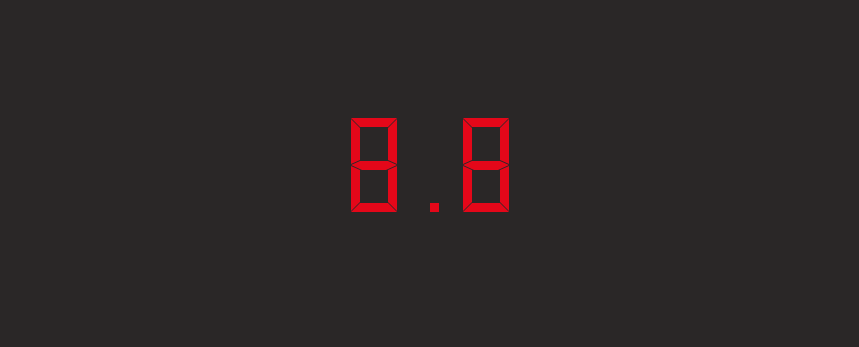
<?xml version="1.0" encoding="UTF-8"?>
<ui version="4.0">
 <class>Form</class>
 <widget class="QWidget" name="Form">
  <property name="geometry">
   <rect>
    <x>0</x>
    <y>0</y>
    <width>859</width>
    <height>347</height>
   </rect>
  </property>
  <property name="windowTitle">
   <string>Form</string>
  </property>
  <property name="styleSheet">
   <string notr="true">background-color: rgb(42, 39, 39);</string>
  </property>
  <widget class="QLCDNumber" name="lcdNumber">
   <property name="geometry">
    <rect>
     <x>340</x>
     <y>100</y>
     <width>181</width>
     <height>131</height>
    </rect>
   </property>
   <property name="font">
    <font>
     <kerning>true</kerning>
    </font>
   </property>
   <property name="styleSheet">
    <string notr="true">color:rgb(228, 7, 25);</string>
   </property>
   <property name="frameShape">
    <enum>QFrame::NoFrame</enum>
   </property>
   <property name="frameShadow">
    <enum>QFrame::Raised</enum>
   </property>
   <property name="smallDecimalPoint">
    <bool>false</bool>
   </property>
   <property name="digitCount">
    <number>3</number>
   </property>
   <property name="segmentStyle">
    <enum>QLCDNumber::Flat</enum>
   </property>
   <property name="value" stdset="0">
    <double>8.800000000000001</double>
   </property>
  </widget>
  <widget class="QLabel" name="redLeft2">
   <property name="geometry">
    <rect>
     <x>290</x>
     <y>90</y>
     <width>31</width>
     <height>151</height>
    </rect>
   </property>
   <property name="font">
    <font>
     <kerning>false</kerning>
    </font>
   </property>
   <property name="text">
    <string/>
   </property>
   <property name="pixmap">
    <pixmap>redLeft.png</pixmap>
   </property>
  </widget>
  <widget class="QLabel" name="redRight2">
   <property name="geometry">
    <rect>
     <x>540</x>
     <y>100</y>
     <width>31</width>
     <height>141</height>
    </rect>
   </property>
   <property name="font">
    <font>
     <kerning>false</kerning>
    </font>
   </property>
   <property name="text">
    <string/>
   </property>
   <property name="pixmap">
    <pixmap>redRight.png</pixmap>
   </property>
  </widget>
  <widget class="QLabel" name="redRight1">
   <property name="geometry">
    <rect>
     <x>578</x>
     <y>100</y>
     <width>31</width>
     <height>141</height>
    </rect>
   </property>
   <property name="font">
    <font>
     <kerning>false</kerning>
    </font>
   </property>
   <property name="text">
    <string/>
   </property>
   <property name="pixmap">
    <pixmap>redRight1.png</pixmap>
   </property>
  </widget>
  <widget class="QLabel" name="redLeft1">
   <property name="geometry">
    <rect>
     <x>252</x>
     <y>90</y>
     <width>31</width>
     <height>151</height>
    </rect>
   </property>
   <property name="font">
    <font>
     <kerning>false</kerning>
    </font>
   </property>
   <property name="text">
    <string/>
   </property>
   <property name="pixmap">
    <pixmap>redLeft1.png</pixmap>
   </property>
  </widget>
  <widget class="QLabel" name="yellowRight2">
   <property name="geometry">
    <rect>
     <x>615</x>
     <y>100</y>
     <width>31</width>
     <height>141</height>
    </rect>
   </property>
   <property name="font">
    <font>
     <kerning>false</kerning>
    </font>
   </property>
   <property name="text">
    <string/>
   </property>
   <property name="pixmap">
    <pixmap>yellowRight2.png</pixmap>
   </property>
  </widget>
  <widget class="QLabel" name="yellowLeft2">
   <property name="geometry">
    <rect>
     <x>214</x>
     <y>100</y>
     <width>31</width>
     <height>141</height>
    </rect>
   </property>
   <property name="font">
    <font>
     <kerning>false</kerning>
    </font>
   </property>
   <property name="text">
    <string/>
   </property>
   <property name="pixmap">
    <pixmap>yellowLeft2.png</pixmap>
   </property>
  </widget>
  <widget class="QLabel" name="yellowRight1">
   <property name="geometry">
    <rect>
     <x>652</x>
     <y>100</y>
     <width>31</width>
     <height>141</height>
    </rect>
   </property>
   <property name="font">
    <font>
     <kerning>false</kerning>
    </font>
   </property>
   <property name="text">
    <string/>
   </property>
   <property name="pixmap">
    <pixmap>yellowRight1.png</pixmap>
   </property>
  </widget>
  <widget class="QLabel" name="yellowLeft1">
   <property name="geometry">
    <rect>
     <x>184</x>
     <y>100</y>
     <width>31</width>
     <height>141</height>
    </rect>
   </property>
   <property name="font">
    <font>
     <kerning>false</kerning>
    </font>
   </property>
   <property name="text">
    <string/>
   </property>
   <property name="pixmap">
    <pixmap>yellowLeft1.png</pixmap>
   </property>
  </widget>
  <widget class="QLabel" name="greenRight2">
   <property name="geometry">
    <rect>
     <x>681</x>
     <y>100</y>
     <width>21</width>
     <height>141</height>
    </rect>
   </property>
   <property name="font">
    <font>
     <kerning>false</kerning>
    </font>
   </property>
   <property name="text">
    <string/>
   </property>
   <property name="pixmap">
    <pixmap>greenRight2.png</pixmap>
   </property>
  </widget>
  <widget class="QLabel" name="greenRight1">
   <property name="geometry">
    <rect>
     <x>703</x>
     <y>100</y>
     <width>16</width>
     <height>141</height>
    </rect>
   </property>
   <property name="font">
    <font>
     <kerning>false</kerning>
    </font>
   </property>
   <property name="text">
    <string/>
   </property>
   <property name="pixmap">
    <pixmap>greenRight1.png</pixmap>
   </property>
  </widget>
  <widget class="QLabel" name="greenLeft2">
   <property name="geometry">
    <rect>
     <x>162</x>
     <y>100</y>
     <width>16</width>
     <height>141</height>
    </rect>
   </property>
   <property name="font">
    <font>
     <kerning>false</kerning>
    </font>
   </property>
   <property name="text">
    <string/>
   </property>
   <property name="pixmap">
    <pixmap>greenLeft2.png</pixmap>
   </property>
  </widget>
  <widget class="QLabel" name="greenLeft1">
   <property name="geometry">
    <rect>
     <x>145</x>
     <y>100</y>
     <width>16</width>
     <height>141</height>
    </rect>
   </property>
   <property name="font">
    <font>
     <kerning>false</kerning>
    </font>
   </property>
   <property name="text">
    <string/>
   </property>
   <property name="pixmap">
    <pixmap>greenLeft1.png</pixmap>
   </property>
  </widget>
  <widget class="QLabel" name="greenRight0">
   <property name="geometry">
    <rect>
     <x>719</x>
     <y>100</y>
     <width>31</width>
     <height>141</height>
    </rect>
   </property>
   <property name="font">
    <font>
     <kerning>false</kerning>
    </font>
   </property>
   <property name="text">
    <string/>
   </property>
   <property name="pixmap">
    <pixmap>greenRight0.png</pixmap>
   </property>
  </widget>
  <widget class="QLabel" name="greenLeft0">
   <property name="geometry">
    <rect>
     <x>131</x>
     <y>101</y>
     <width>16</width>
     <height>141</height>
    </rect>
   </property>
   <property name="font">
    <font>
     <kerning>false</kerning>
    </font>
   </property>
   <property name="text">
    <string/>
   </property>
   <property name="pixmap">
    <pixmap>greenLeft0.png</pixmap>
   </property>
  </widget>
  <zorder>lcdNumber</zorder>
  <zorder>redLeft2</zorder>
  <zorder>redRight2</zorder>
  <zorder>redRight1</zorder>
  <zorder>redLeft1</zorder>
  <zorder>yellowRight2</zorder>
  <zorder>yellowLeft2</zorder>
  <zorder>yellowRight1</zorder>
  <zorder>yellowLeft1</zorder>
  <zorder>greenRight2</zorder>
  <zorder>greenRight1</zorder>
  <zorder>greenLeft2</zorder>
  <zorder>greenRight0</zorder>
  <zorder>greenLeft0</zorder>
  <zorder>greenLeft1</zorder>
 </widget>
 <resources/>
 <connections/>
</ui>
